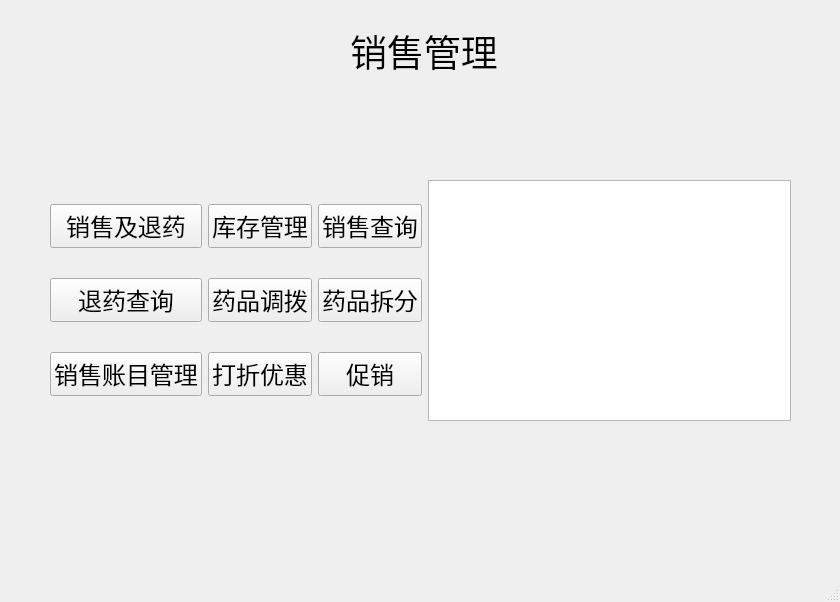
<?xml version="1.0" encoding="UTF-8"?>
<ui version="4.0">
 <class>MainWindow</class>
 <widget class="QMainWindow" name="MainWindow">
  <property name="geometry">
   <rect>
    <x>0</x>
    <y>0</y>
    <width>840</width>
    <height>602</height>
   </rect>
  </property>
  <property name="windowTitle">
   <string>MainWindow</string>
  </property>
  <widget class="QWidget" name="centralwidget">
   <widget class="QLabel" name="label">
    <property name="geometry">
     <rect>
      <x>350</x>
      <y>20</y>
      <width>171</width>
      <height>61</height>
     </rect>
    </property>
    <property name="font">
     <font>
      <family>华文宋体</family>
      <pointsize>28</pointsize>
     </font>
    </property>
    <property name="text">
     <string>销售管理</string>
    </property>
   </widget>
   <widget class="QLabel" name="label_2">
    <property name="geometry">
     <rect>
      <x>120</x>
      <y>70</y>
      <width>600</width>
      <height>100</height>
     </rect>
    </property>
    <property name="text">
     <string/>
    </property>
    <property name="pixmap">
     <pixmap resource="sell.qrc">:/C:/Users/feng.yuzhang/Desktop/11.jpg</pixmap>
    </property>
   </widget>
   <widget class="QLabel" name="label_3">
    <property name="geometry">
     <rect>
      <x>120</x>
      <y>430</y>
      <width>600</width>
      <height>100</height>
     </rect>
    </property>
    <property name="text">
     <string/>
    </property>
    <property name="pixmap">
     <pixmap resource="sell.qrc">:/C:/Users/feng.yuzhang/Desktop/22.jpg</pixmap>
    </property>
   </widget>
   <widget class="QWidget" name="">
    <property name="geometry">
     <rect>
      <x>50</x>
      <y>180</y>
      <width>741</width>
      <height>241</height>
     </rect>
    </property>
    <layout class="QHBoxLayout" name="horizontalLayout">
     <item>
      <layout class="QGridLayout" name="gridLayout">
       <item row="1" column="1">
        <widget class="QPushButton" name="pushButton_2">
         <property name="font">
          <font>
           <family>新宋体</family>
           <pointsize>18</pointsize>
           <weight>50</weight>
           <bold>false</bold>
          </font>
         </property>
         <property name="text">
          <string>药品调拨</string>
         </property>
        </widget>
       </item>
       <item row="0" column="0">
        <widget class="QPushButton" name="pushButton">
         <property name="font">
          <font>
           <family>新宋体</family>
           <pointsize>18</pointsize>
           <weight>50</weight>
           <bold>false</bold>
          </font>
         </property>
         <property name="text">
          <string>销售及退药</string>
         </property>
        </widget>
       </item>
       <item row="1" column="0">
        <widget class="QPushButton" name="pushButton_4">
         <property name="font">
          <font>
           <family>新宋体</family>
           <pointsize>18</pointsize>
           <weight>50</weight>
           <bold>false</bold>
          </font>
         </property>
         <property name="text">
          <string>退药查询</string>
         </property>
        </widget>
       </item>
       <item row="0" column="1">
        <widget class="QPushButton" name="pushButton_7">
         <property name="font">
          <font>
           <family>新宋体</family>
           <pointsize>18</pointsize>
           <weight>50</weight>
           <bold>false</bold>
          </font>
         </property>
         <property name="text">
          <string>库存管理</string>
         </property>
        </widget>
       </item>
       <item row="2" column="0">
        <widget class="QPushButton" name="pushButton_6">
         <property name="font">
          <font>
           <family>新宋体</family>
           <pointsize>18</pointsize>
           <weight>50</weight>
           <bold>false</bold>
          </font>
         </property>
         <property name="text">
          <string>销售账目管理</string>
         </property>
        </widget>
       </item>
       <item row="1" column="2">
        <widget class="QPushButton" name="pushButton_5">
         <property name="font">
          <font>
           <family>新宋体</family>
           <pointsize>18</pointsize>
           <weight>50</weight>
           <bold>false</bold>
          </font>
         </property>
         <property name="text">
          <string>药品拆分</string>
         </property>
        </widget>
       </item>
       <item row="0" column="2">
        <widget class="QPushButton" name="pushButton_3">
         <property name="font">
          <font>
           <family>新宋体</family>
           <pointsize>18</pointsize>
           <weight>50</weight>
           <bold>false</bold>
          </font>
         </property>
         <property name="text">
          <string>销售查询</string>
         </property>
        </widget>
       </item>
       <item row="2" column="1">
        <widget class="QPushButton" name="pushButton_9">
         <property name="font">
          <font>
           <family>新宋体</family>
           <pointsize>18</pointsize>
           <weight>50</weight>
           <bold>false</bold>
          </font>
         </property>
         <property name="text">
          <string>打折优惠</string>
         </property>
        </widget>
       </item>
       <item row="2" column="2">
        <widget class="QPushButton" name="pushButton_8">
         <property name="font">
          <font>
           <family>新宋体</family>
           <pointsize>18</pointsize>
           <weight>50</weight>
           <bold>false</bold>
          </font>
         </property>
         <property name="text">
          <string>促销</string>
         </property>
        </widget>
       </item>
      </layout>
     </item>
     <item>
      <widget class="QTableView" name="tableView"/>
     </item>
    </layout>
   </widget>
  </widget>
  <widget class="QMenuBar" name="menubar">
   <property name="geometry">
    <rect>
     <x>0</x>
     <y>0</y>
     <width>840</width>
     <height>23</height>
    </rect>
   </property>
  </widget>
  <widget class="QStatusBar" name="statusbar"/>
 </widget>
 <resources>
  <include location="sell.qrc"/>
 </resources>
 <connections/>
</ui>
